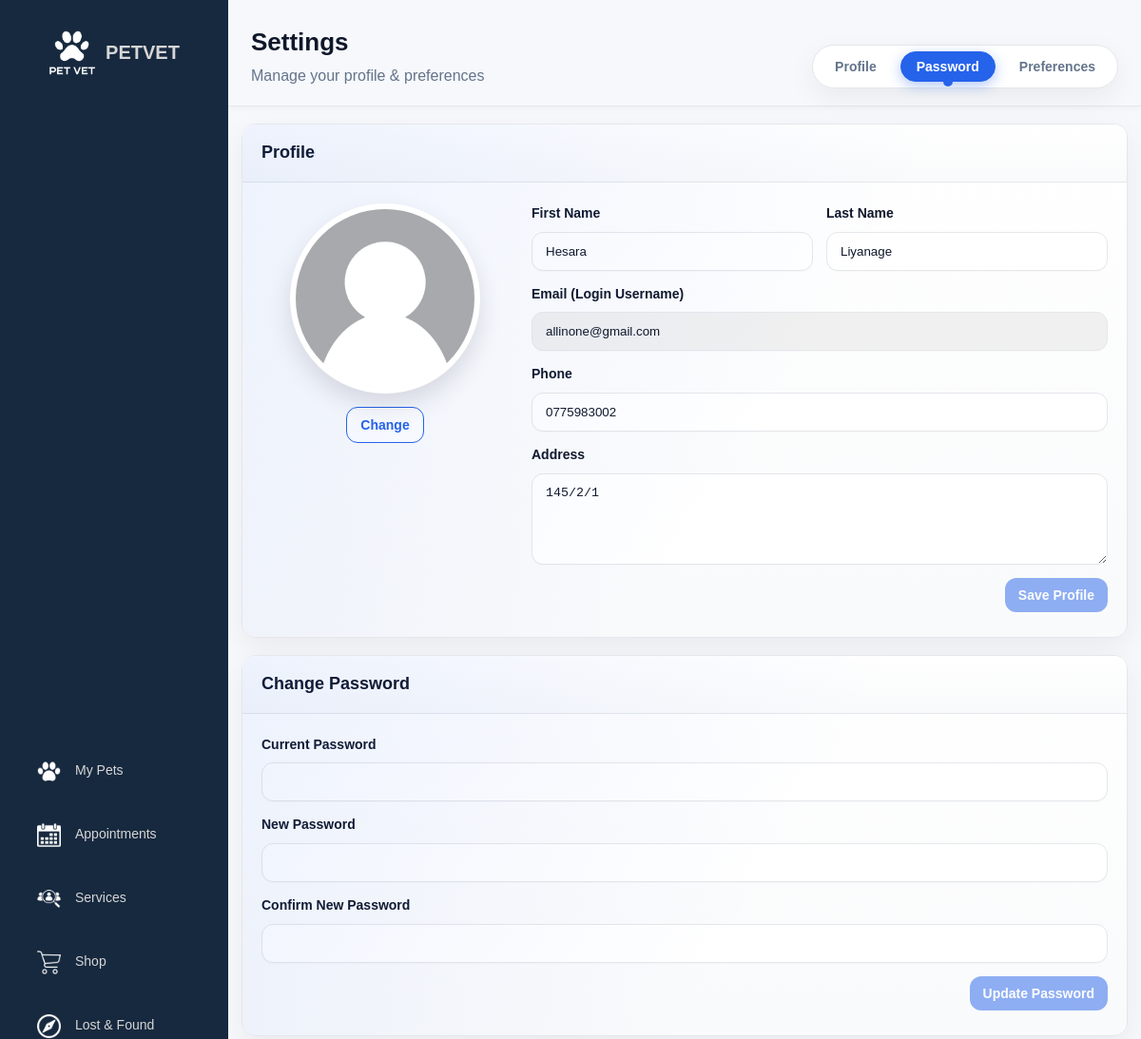
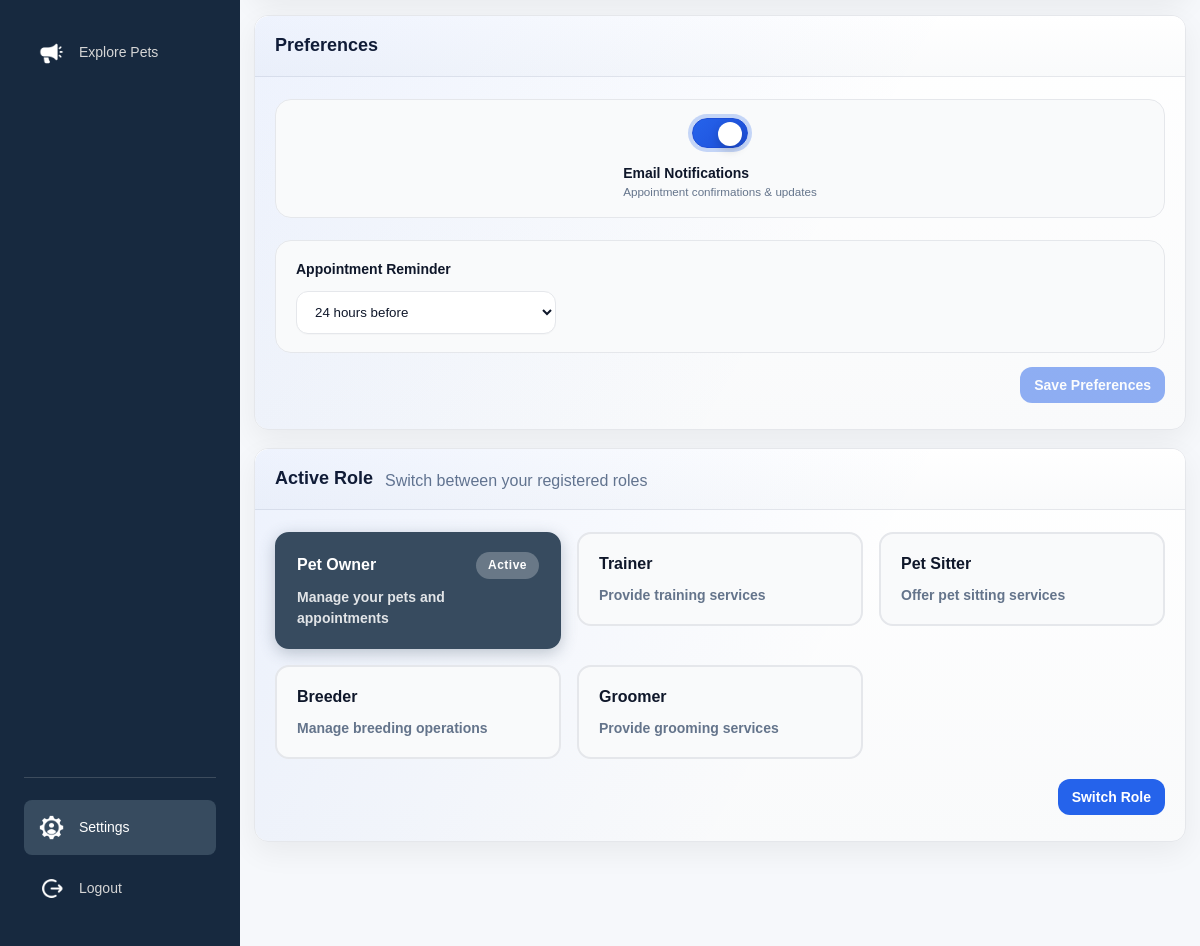
Screenshot of /index.php?module=pet-owner&page=settings (signed in) with the database file from the repository (2 pictures, top to bottom).
### tables this page shows
CREATE TABLE `users` (
  `id` int NOT NULL AUTO_INCREMENT,
  `email` varchar(255) NOT NULL,
  `password` varchar(255) NOT NULL COMMENT 'bcrypt hashed password',
  `first_name` varchar(100) NOT NULL,
  `last_name` varchar(100) NOT NULL,
  `phone` varchar(20) DEFAULT NULL,
  `address` text,
  `avatar` varchar(255) DEFAULT NULL COMMENT 'Path to profile picture',
  `email_verified` tinyint(1) DEFAULT '0',
  `email_verification_token` varchar(255) DEFAULT NULL,
  `is_active` tinyint(1) DEFAULT '1' COMMENT 'Account active status',
  `is_blocked` tinyint(1) DEFAULT '0' COMMENT 'Admin can block users',
  `last_login` timestamp NULL DEFAULT NULL,
  `created_at` timestamp NOT NULL DEFAULT CURRENT_TIMESTAMP,
  `updated_at` timestamp NOT NULL DEFAULT CURRENT_TIMESTAMP ON UPDATE CURRENT_TIMESTAMP,
  PRIMARY KEY (`id`),
  UNIQUE KEY `email` (`email`),
  KEY `idx_email` (`email`),
  KEY `idx_active` (`is_active`),
  KEY `idx_created` (`created_at`)
);

CREATE TABLE `user_roles` (
  `id` int NOT NULL AUTO_INCREMENT,
  `user_id` int NOT NULL,
  `role_id` int NOT NULL,
  `is_primary` tinyint(1) DEFAULT '0' COMMENT 'Users default landing role',
  `is_active` tinyint(1) DEFAULT '1' COMMENT 'Can temporarily disable a role',
  `verification_status` enum('pending','approved','rejected') DEFAULT 'pending',
  `verification_notes` text COMMENT 'Admin notes on approval/rejection',
  `verified_by` int DEFAULT NULL COMMENT 'Admin user who verified',
  `verified_at` timestamp NULL DEFAULT NULL,
  `applied_at` timestamp NOT NULL DEFAULT CURRENT_TIMESTAMP,
  PRIMARY KEY (`id`),
  UNIQUE KEY `unique_user_role` (`user_id`,`role_id`),
  KEY `role_id` (`role_id`),
  KEY `verified_by` (`verified_by`),
  KEY `idx_user_role` (`user_id`,`role_id`),
  KEY `idx_verification` (`verification_status`),
  KEY `idx_user_id` (`user_id`),
  CONSTRAINT `user_roles_ibfk_1` FOREIGN KEY (`user_id`) REFERENCES `users` (`id`) ON DELETE CASCADE,
  CONSTRAINT `user_roles_ibfk_2` FOREIGN KEY (`role_id`) REFERENCES `roles` (`id`) ON DELETE CASCADE,
  CONSTRAINT `user_roles_ibfk_3` FOREIGN KEY (`verified_by`) REFERENCES `users` (`id`) ON DELETE SET NULL
);

CREATE TABLE `roles` (
  `id` int NOT NULL AUTO_INCREMENT,
  `role_name` varchar(50) NOT NULL COMMENT 'System identifier (pet_owner, vet, etc.)',
  `role_display_name` varchar(100) NOT NULL COMMENT 'Human-readable name',
  `description` text,
  `requires_verification` tinyint(1) DEFAULT '0' COMMENT 'Needs admin approval',
  `created_at` timestamp NOT NULL DEFAULT CURRENT_TIMESTAMP,
  PRIMARY KEY (`id`),
  UNIQUE KEY `role_name` (`role_name`),
  KEY `idx_role_name` (`role_name`)
);

### controllers/BaseController.php (called while the page is built, shortened)
<?php
abstract class BaseController {
    protected function view(string $module, string $name, array $data = []) {
        extract($data);
    include __DIR__ . '/../views/shared/sidebar/sidebar.php';
    include __DIR__ . '/../views/'.$module.'/'.$name.'.php';
    }
}
?>

### controllers/PetOwnerController.php (called while the page is built, shortened)
<?php
require_once __DIR__ . '/BaseController.php';
require_once __DIR__ . '/../models/PetOwner/SellPetsModel.php';
require_once __DIR__ . '/../models/PetOwner/SettingsModel.php';
class PetOwnerController extends BaseController {
    public function settings() {
        $settingsModel = new SettingsModel();
        $currentUserId = $_SESSION['user_id'] ?? null;
        $data = [
            'profile' => $settingsModel->getUserProfile($currentUserId),
            'prefs' => $settingsModel->getUserPreferences($currentUserId),
            'accountStats' => $settingsModel->getAccountStats($currentUserId)
        ];
        $this->view('pet-owner', 'settings', $data);
    }
}

### models/PetOwner/SettingsModel.php (called while the page is built, shortened)
<?php
require_once __DIR__ . '/../BaseModel.php';
require_once __DIR__ . '/../../config/connect.php';
class SettingsModel extends BaseModel {
    private $conn;
    public function __construct() {
        global $conn;
        $this->conn = $conn;
    }
    public function getUserProfile($userId) {
        $sql = "SELECT
                    id,
                    CONCAT(first_name, ' ', last_name) as name,
                    first_name,
                    last_name,
                    email,
                    phone,
                    address,
                    avatar,
                    email_verified,
                    created_at as date_joined
                FROM users
                WHERE id = ?";
        $stmt = $this->conn->prepare($sql);
        $stmt->bind_param('i', $userId);
        $stmt->execute();
        $result = $stmt->get_result();
        $profile = $result->fetch_assoc();
        if (empty($profile['avatar'])) {
            $profile['avatar'] = '/PETVET/public/images/emptyProfPic.png';
        }
        return $profile;
    }
}
?>

### config/connect.php (called while the page is built, shortened)
<?php
function db(): PDO {
    static $pdo = null;
    if ($pdo === null) {
        $dsn = "mysql:host=" . DB_HOST . ";port=" . DB_PORT . ";dbname=" . DB_NAME . ";charset=" . DB_CHARSET;
        $options = [
            PDO::ATTR_ERRMODE => PDO::ERRMODE_EXCEPTION,
            PDO::ATTR_DEFAULT_FETCH_MODE => PDO::FETCH_ASSOC,
            PDO::ATTR_EMULATE_PREPARES => false,
            PDO::MYSQL_ATTR_SSL_CA => DB_CA_PATH,
            PDO::MYSQL_ATTR_SSL_VERIFY_SERVER_CERT => true,
        ];
        try {
            $pdo = new PDO($dsn, DB_USER, DB_PASS, $options);
        } catch (PDOException $e) {
            error_log("Database connection failed: " . $e->getMessage());
            die("Database connection failed. Please check your configuration.");
        }
    }
    return $pdo;
}
?>

### models/BaseModel.php (called while the page is built, shortened)
<?php
require_once __DIR__ . '/../config/connect.php';
abstract class BaseModel {
    public function __construct() {
        $this->pdo = db();
    }
}
?>

### config/auth_helper.php (called while the page is built, shortened)
<?php
require_once __DIR__ . '/Auth.php';
require_once __DIR__ . '/User.php';
function auth(): Auth {
    static $auth = null;
    if ($auth === null) {
        $auth = new Auth();
    }
    return $auth;
}
function currentUserId(): ?int {
    return auth()->getUserId();
}
function currentRole(): ?string {
    return auth()->getCurrentRole();
}

### config/Auth.php (called while the page is built, shortened)
<?php
require_once __DIR__ . '/connect.php';
class Auth {
    public function getUserId(): ?int {
        return $_SESSION['user_id'] ?? null;
    }
    public function getCurrentRole(): ?string {
        return $_SESSION['current_role'] ?? null;
    }
}

### config/User.php (called while the page is built, shortened)
<?php
require_once __DIR__ . '/connect.php';
class User {
    private PDO $db;
    public function __construct() {
        $this->db = db();
    }
    public function getUserRoles(int $userId): array {
        $stmt = $this->db->prepare("
            SELECT ur.id, ur.role_id, ur.is_primary, ur.is_active,
                   ur.verification_status, ur.verified_at, ur.applied_at,
                   r.role_name, r.role_display_name, r.description
            FROM user_roles ur
            JOIN roles r ON ur.role_id = r.id
            WHERE ur.user_id = ?
            ORDER BY ur.is_primary DESC, ur.applied_at DESC
        ");
        $stmt->execute([$userId]);
        return $stmt->fetchAll();
    }
}

### views/shared/components/role-switcher.php (the view, shortened to what this page needs)
<?php
require_once __DIR__ . '/../../../config/auth_helper.php';
require_once __DIR__ . '/../../../config/User.php';
$user = new User();
$userRoles = $user->getUserRoles(currentUserId());
$currentRole = currentRole();
$roleDisplayMap = [
    'pet_owner' => ['name' => 'Pet Owner', 'desc' => 'Manage your pets and appointments'],
    'trainer' => ['name' => 'Trainer', 'desc' => 'Provide training services'],
    'sitter' => ['name' => 'Pet Sitter', 'desc' => 'Offer pet sitting services'],
    'breeder' => ['name' => 'Breeder', 'desc' => 'Manage breeding operations'],
    'groomer' => ['name' => 'Groomer', 'desc' => 'Provide grooming services'],
    'vet' => ['name' => 'Veterinarian', 'desc' => 'Provide medical services'],
    'clinic_manager' => ['name' => 'Clinic Manager', 'desc' => 'Manage clinic operations'],
    'receptionist' => ['name' => 'Receptionist', 'desc' => 'Handle appointments and front desk'],
    'admin' => ['name' => 'Administrator', 'desc' => 'System administration']
];
$approvedRoles = array_filter($userRoles, fn($r) => $r['verification_status'] === 'approved');
$hasMultipleRoles = count($approvedRoles) > 1;
?>
<section class="card" id="section-role" data-section>
    <div class="card-head">
        <h2>Active Role</h2>
        <p class="muted small">
            <?php if ($hasMultipleRoles): ?>
                Switch between your registered roles
            <?php else: ?>
                Your current role in the system
            <?php endif; ?>
        </p>
    </div>
    <form id="formRole" class="form">
        <div class="role-options">
            <?php if (empty($userRoles)): ?>
                <p class="muted">No roles assigned to your account.</p>
            <?php else: ?>
                <?php foreach ($userRoles as $role): ?>
                    <?php
                    $roleKey = $role['role_name'];
                    $roleData = $roleDisplayMap[$roleKey] ?? ['name' => ucfirst(str_replace('_', ' ', $roleKey)), 'desc' => ''];
                    $isActive = ($roleKey === $currentRole);
                    $isApproved = ($role['verification_status'] === 'approved');
                    ?>
                    <?php if ($isApproved): ?>
                        <label class="role-option <?= $isActive ? 'active' : '' ?>">
                            <div class="role-card">
                                <div class="role-header">
                                    <span class="role-name"><?= htmlspecialchars($roleData['name']) ?></span>
                                    <?php if ($isActive): ?>
                                        <span class="role-badge">Active</span>
                                    <?php endif; ?>
                                </div>
                                <p class="role-desc"><?= htmlspecialchars($roleData['desc']) ?></p>
                            </div>
                        </label>
                    <?php endif; ?>
                <?php endforeach; ?>
            <?php endif; ?>
        </div>
        <?php if ($hasMultipleRoles): ?>
            <div class="actions">
                <button class="btn primary" type="submit">Switch Role</button>
            </div>
        <?php endif; ?>
    </form>
</section>

### views/pet-owner/settings.php (shortened to what this page needs)
<?php
$profile = isset($profile) ? $profile : [
	'first_name' => 'Your',
	'last_name' => 'Name',
	'email' => 'you@example.com',
	'phone' => '',
	'address' => '',
	'avatar' => '/PETVET/public/images/emptyProfPic.png',
	'date_joined' => date('Y-m-d'),
	'email_verified' => false
];
$prefs = isset($prefs) ? $prefs : [
	'email_notifications' => true,
	'sms_notifications' => false,
	'reminder_appointments' => 24,
	'reminder_vaccinations' => 168,
	'newsletter_subscription' => true,
	'marketing_emails' => false,
	'language' => 'en',
	'timezone' => 'Asia/Colombo',
	'theme' => 'light',
	'privacy_profile' => 'public'
];
?>
<!DOCTYPE html>
<html lang="en">
<head>
<link rel="stylesheet" href="/PETVET/public/css/pet-owner/settings.css" />
</head>
<body>
<?php include __DIR__ . '/../shared/sidebar/sidebar.php'; ?>
<main class="main-content" style="padding-top: 0px !important;">
		<div class="settings-header">
			<div>
				<h1>Settings</h1>
				<p class="muted">Manage your profile &amp; preferences</p>
			</div>
			<nav class="quick-nav" aria-label="Quick navigation">
				<a href="#section-profile">Profile</a>
				<a href="#section-password">Password</a>
				<a href="#section-preferences">Preferences</a>
			</nav>
		</div>
		<div class="page-wrap">
			<div class="settings-grid">
				<section class="card" id="section-profile" data-section>
					<div class="card-head"><h2>Profile</h2></div>
					<form id="formProfile" class="form" enctype="multipart/form-data">
						<div class="profile-grid">
							<div class="profile-left">
								<div class="avatar-frame">
									<div class="image-preview-list avatar big" id="ownerAvatarPreview">
										<div class="image-preview-item">
											<img src="<?= htmlspecialchars($profile['avatar']) ?>" alt="avatar" />
										</div>
									</div>
									<div class="uploader-actions center">
										<button type="button" class="btn outline" data-for="ownerAvatar">Change</button>
									</div>
								</div>
							</div>
							<div class="profile-right">
								<div class="row two">
									<label>First Name
										<input type="text" name="first_name" value="<?= htmlspecialchars($profile['first_name'] ?? '') ?>" required />
									</label>
									<label>Last Name
										<input type="text" name="last_name" value="<?= htmlspecialchars($profile['last_name'] ?? '') ?>" required />
									</label>
								</div>
							<div class="row one">
								<label>Email (Login Username)
									<input type="email" name="email" value="<?= htmlspecialchars($profile['email']) ?>" readonly style="background: #f0f0f0; cursor: not-allowed;" />
								</label>
							</div>
							<div class="row one">
								<label>Phone
									<input type="tel" name="phone" id="phoneInput" value="<?= htmlspecialchars($profile['phone'] ?? '') ?>" placeholder="07XXXXXXXX" pattern="07[0-9]{8}" title="Phone number must be 10 digits starting with 07" />
								</label>
							</div>
							<div class="row one">
								<label>Address
									<textarea name="address" rows="3" placeholder="Enter your full address"><?= htmlspecialchars($profile['address'] ?? '') ?></textarea>
								</label>
							</div>
								<div class="actions">
									<button class="btn primary" type="submit">Save Profile</button>
								</div>
							</div>
						</div>
					</form>
				</section>
				<section class="card" id="section-password" data-section>
					<div class="card-head"><h2>Change Password</h2></div>
					<form id="formPassword" class="form">
						<div class="row one">
							<label>Current Password
								<input type="password" name="current_password" autocomplete="current-password" />
							</label>
						</div>
						<div class="row one">
							<label>New Password
								<input type="password" name="new_password" autocomplete="new-password" />
							</label>
						</div>
						<div class="row one">
							<label>Confirm New Password
								<input type="password" name="confirm_password" />
							</label>
						</div>
						<div class="actions">
							<button class="btn primary" type="submit">Update Password</button>
						</div>
					</form>
				</section>
				<section class="card" id="section-preferences" data-section>
					<div class="card-head"><h2>Preferences</h2></div>
					<form id="formPrefs" class="form">
						<div class="pref-simplified">
							<div class="pref-row">
								<label class="toggle">
									<span class="toggle-track"><span class="toggle-handle"></span></span>
									<span class="toggle-label">Email Notifications <small>Appointment confirmations & updates</small></span>
								</label>
							</div>
							<div class="pref-row">
								<label class="select-group">Appointment Reminder
									<select name="reminder_appointments" class="slim-select" value="<?= (int)$prefs['reminder_appointments']; ?>">
										<option value="24" <?= ($prefs['reminder_appointments']==24?'selected':''); ?>>24 hours before</option>
									</select>
								</label>
							</div>
						</div>
						<div class="actions">
							<button class="btn primary" type="submit">Save Preferences</button>
						</div>
					</form>
				</section>
				<?php include __DIR__ . '/../shared/components/role-switcher.php'; ?>
			</div>
	</div>
</main>
</body>
</html>

### public/css/sidebar/sidebar.css (style rules this page uses)
body { margin: 0; font-family: Arial, sans-serif; transition: margin-left 0.3s ease-in-out; }
body { overflow-x: hidden; }
.active { text-decoration: none; color: white; }

### rows the page displays
users: first_name "Hesara", last_name "Liyanage", email "allinone@gmail.com", phone "0775983002", address "145/2/1"
user_roles: role.role_name "Pet Owner", shows "Active", role.role_name "Manage your pets and appointments"
user_roles: role.role_name "Trainer", role.role_name "Provide training services"
user_roles: role.role_name "Pet Sitter", role.role_name "Offer pet sitting services"
user_roles: role.role_name "Breeder", role.role_name "Manage breeding operations"
user_roles: role.role_name "Groomer", role.role_name "Provide grooming services"
